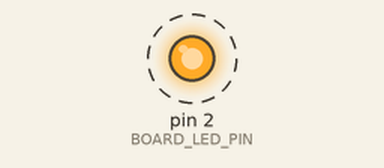
Recording of a sketch running on a simulated Arduino Uno, built with avr-gcc and run on an emulated ATmega328P. On the bench: output pins drawn as LEDs (lit = HIGH). Dashed ring = blinking. What the sketch prints to the serial monitor is not drawn.

Above: at 0.2 s.
Timing chart, 0 to 3.0 s (numbered marks = the images above):
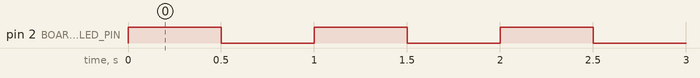

The sketch:

hello_world.ino
```cpp
const int BOARD_LED_PIN = 2;
const int LED_FLASH_MILLISECONDS = 500;

void setup()
{
  pinMode(BOARD_LED_PIN, OUTPUT);
  Serial.begin(9600);
  Serial.println("Hello, world!");
}

void loop()
{
  Serial.println("Turning LED on.");
  digitalWrite(BOARD_LED_PIN, HIGH);
  delay(LED_FLASH_MILLISECONDS);
  Serial.println("Turning LED off.");
  digitalWrite(BOARD_LED_PIN, LOW);
  delay(LED_FLASH_MILLISECONDS);
}
```

Measured:
- by itself, pin 2 (BOARD_LED_PIN): alternates HIGH for 0.50 s and LOW for 0.50 s
